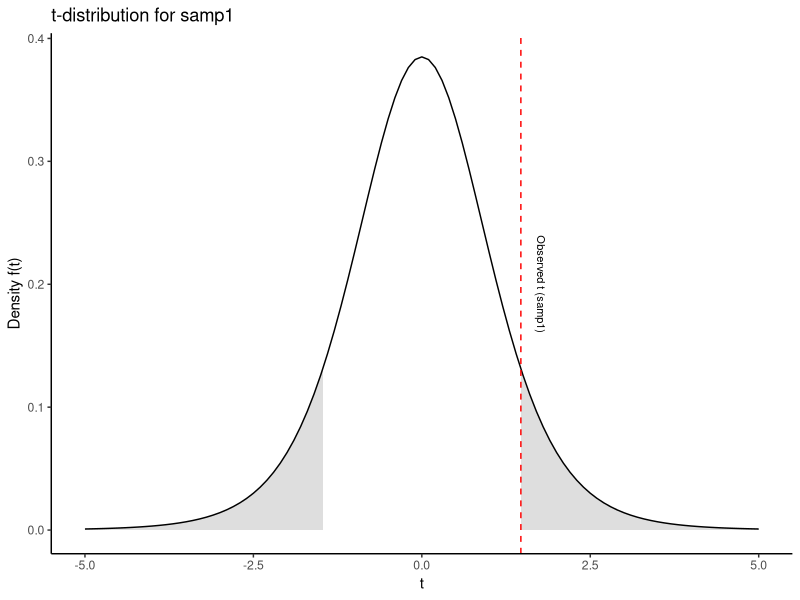
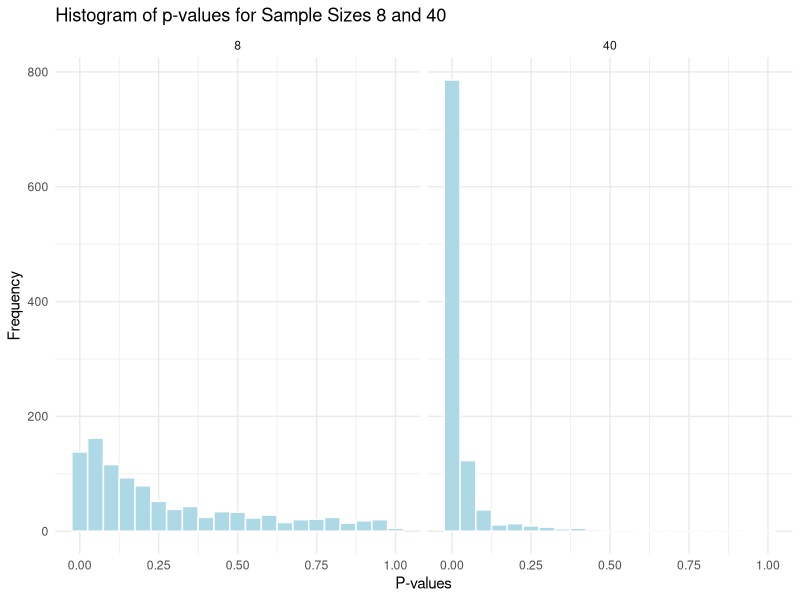
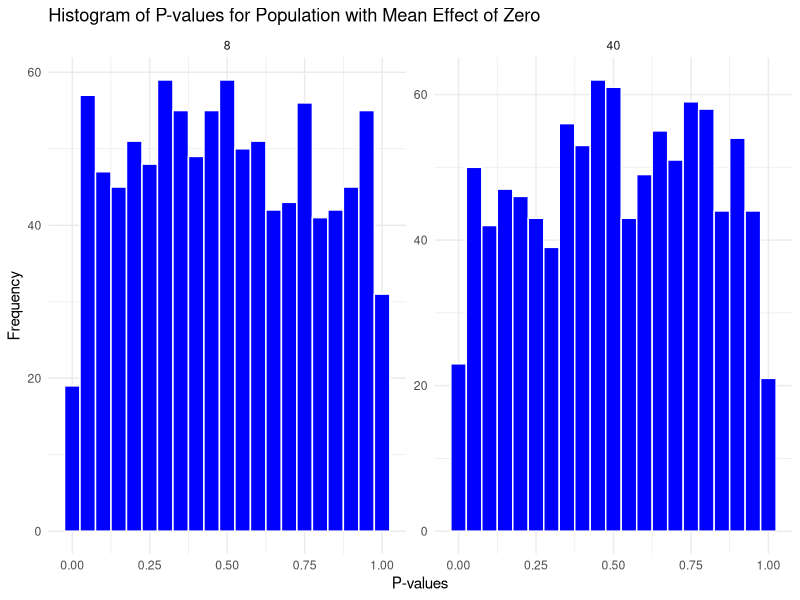

The R script that drew these images, in order:
## ---- chunk 1
# Laster inn nødvendige pakker
library(tidyverse)
library(gridExtra)


set.seed(1) # Sikrer at alle dei tilfeldige tallene som generes er dei sammen hver gang koden kjøres
population <- rnorm(1000000, mean = 1.5, sd = 3) # Generer 1 million tilfeldige verdier som er normalfordelt

# Sample 1
samp1 <- data.frame(y = sample(population, 8, replace = FALSE))

# Sample 2
samp2 <- data.frame(y = sample(population, 40, replace = FALSE))

# Lager lineære modeller for hver sample med kun en konstant
m1 <- lm(y ~ 1, data = samp1)
m2 <- lm(y ~ 1, data = samp2)

# Oppsummering av modellene 
summary(m1)
summary(m2)
## ---- chunk 2
#| label: fig-samp1
#| fig-cap: "t-fordeling av `samp1`."

## Definer t-verdier for begge utvalg
t_value1 <- 1.47  # t-verdi for samp1
t_value2 <- 3.276  # t-verdi for samp2
df1 <- 7   # Antall frihetsgrader for samp1 (n-1, her 8-1=7)
df2 <- 39  # Antall frihetsgrader for samp2 (n-1, her 40-1=39)

# Lag dataramme for x-verdier
x_vals <- seq(-5, 5, length.out = 1000)

# Lag plot for samp1
plot1 <- ggplot(data.frame(x = x_vals), aes(x)) +
  # Fyll venstre hale for samp1
  stat_function(fun = dt, args = list(df = df1), xlim = c(-5, -t_value1), geom = "area", fill = "gray", alpha = 0.5) +
  # Fyll høyre hale for samp1
  stat_function(fun = dt, args = list(df = df1), xlim = c(t_value1, 5), geom = "area", fill = "gray", alpha = 0.5) +
  # Tegn hele t-fordelingskurven for samp1
  stat_function(fun = dt, args = list(df = df1)) +
  # Legg til den observerte t-verdien som en vertikal linje
  geom_vline(xintercept = t_value1, color = "red", linetype = "dashed") +
  # Annoter t-verdien for samp1
  annotate("text", x = t_value1 + 0.3, y = 0.2, label = "Observed t (samp1)", angle = -90, size = 2.8) +
  labs(title = "t-distribution for samp1", x = "t", y = "Density f(t)") +
  theme_classic() +
  xlim(-5, 5)

# Print plot1
print(plot1)

# Utregne p-verdier for m1 og m2
p1 <- 2 * pt(t_value1, df = df1, lower.tail = FALSE)
p2 <- 2 * pt(t_value2, df = df2, lower.tail = FALSE)
## ---- chunk 3
# Lager data frames for å lagre modell estimater
results_8 <- data.frame(estimate = rep(NA, 1000), 
                        se = rep(NA, 1000), 
                        pval = rep(NA, 1000), 
                        n = 8)  

results_40 <- data.frame(estimate = rep(NA, 1000), 
                         se = rep(NA, 1000), 
                         pval = rep(NA, 1000), 
                         n = 40)

# En løkke som for å hente ut 1000 prøver(samples), hver iterasjon (i) vil 
# hente ut en ny prøve fra populasjonen

for(i in 1:1000) {
  
  # Henter ut en prøve 
  samp1 <- data.frame(y = sample(population, 8, replace = FALSE))
  samp2 <- data.frame(y = sample(population, 40, replace = FALSE))
  
  # Lager en lineær modell
  m1 <- lm(y ~ 1, data = samp1)
  m2 <- lm(y ~ 1, data = samp2)
  
  # Henter ut verdier fra modellen
  results_8[i, 1] <- coef(summary(m1))[1, 1]
  results_8[i, 2] <- coef(summary(m1))[1, 2]
  results_8[i, 3] <- coef(summary(m1))[1, 4]
  
  results_40[i, 1] <- coef(summary(m2))[1, 1]
  results_40[i, 2] <- coef(summary(m2))[1, 2]
  results_40[i, 3] <- coef(summary(m2))[1, 4]
  
  
}

# Lagrer resultatene i en data frame

results <- bind_rows(results_8, results_40)
## ---- chunk 4
#| label: tbl-summary
#| tbl-cap: "Oppsummerende statistikk for standardavviket til `estimate` og gjennomsnittet av `se`."

library(knitr)

# Filtrer ut resultatene for n = 8 og n = 40

results_n8 <- results %>% filter(n == 8) 
results_n40 <- results %>% filter(n == 40)

# Beregn standardavvik for estimate og gjennomsnitt for SE

summary_table <- data.frame( 
  "Utvalgsstørrelse" = c(8, 40), 
  "Standardavvik" = c(sd(results_n8$estimate), sd(results_n40$estimate)), 
  "SE" = c(mean(results_n8$se), mean(results_n40$se)))

# Print tabellen med kable

kable(summary_table)
## ---- chunk 5
#| label: fig-histo
#| fig-cap: "Histogram of p-values for Sample Sizes 8 and 40"

results %>%
  ggplot(aes(pval)) + 
  geom_histogram(binwidth = 0.05, fill = "lightblue", color = "white") +  # Juster binwidth hvis nødvendig
  facet_wrap(~ n) +  # Lager ett histogram for n = 8 og ett for n = 40
  labs(title = "Histogram of p-values for Sample Sizes 8 and 40",
       x = "P-values",
       y = "Frequency") +
  theme_minimal()
## ---- chunk 6
#| label: tbl-sig
#| tbl-cap: "Proportion of Significant Results by Sample Size"
#| 
library(kableExtra)
library(dplyr)

# Beregn andelen signifikante resultater
sig_table <- results %>%
  filter(pval < 0.05) %>%
  group_by(n) %>%
  summarise(`α` = n()/1000)

# Lag en tabell med kableExtra
kable(sig_table, digits = 3) %>%
  kable_styling(bootstrap_options = c("striped", "hover", "condensed"), full_width = FALSE)
## ---- chunk 7
#| label: tbl-pwr
#| tbl-cap: "Statistical Power for Different Sample Sizes"

# Laster inn pwr og knitr pakken
library(pwr)
library(knitr)

# Beregn statistisk styrke for n = 8 og n = 40
power_n8 <- pwr.t.test(n = 8, sig.level = 0.05, d = 1.5/3, type = "one.sample")
power_n40 <- pwr.t.test(n = 40, sig.level = 0.05, d = 1.5/3, type = "one.sample")

# Lag en tabell med resultatene
power_results <- data.frame(
  "Sample Size" = c(8, 40),
  "Power" = c(power_n8$power, power_n40$power)
)

# Print tabellen pent med kable
kable(power_results)

## ---- chunk 8
population <- rnorm(1000000, mean = 0, sd = 3)


# Create data frames to store the model estimates
results_8 <- data.frame(estimate = rep(NA, 1000), 
                      se = rep(NA, 1000), 
                      pval = rep(NA, 1000), 
                      n = 8)  

results_40 <- data.frame(estimate = rep(NA, 1000), 
                      se = rep(NA, 1000), 
                      pval = rep(NA, 1000), 
                      n = 40)

# A for loop used to sample 1000 studies, each iteration (i) will draw a new sample
# from the population. 

for(i in 1:1000) {
  
  # Draw a sample 
  samp1 <- data.frame(y = sample(population, 8, replace = FALSE))
  samp2 <- data.frame(y = sample(population, 40, replace = FALSE))

  # Model the data
  m1 <- lm(y ~ 1, data = samp1)
  m2 <- lm(y ~ 1, data = samp2)
  
  # Extract values from the models
  results_8[i, 1] <- coef(summary(m1))[1, 1]
  results_8[i, 2] <- coef(summary(m1))[1, 2]
  results_8[i, 3] <- coef(summary(m1))[1, 4]

  results_40[i, 1] <- coef(summary(m2))[1, 1]
  results_40[i, 2] <- coef(summary(m2))[1, 2]
  results_40[i, 3] <- coef(summary(m2))[1, 4]
  
  
}


# Save the results in a combined data frame

results_null <- bind_rows(results_8, results_40)
## ---- chunk 9
#| label: fig-histo0
#| fig-cap: "Histogram of P-values for Population with Mean Effect of Zero"

library(ggplot2)

# Lag histogrammer av p-verdiene med fasetter for hver utvalgsstørrelse
results_null %>%
  ggplot(aes(pval)) + 
  geom_histogram(binwidth = 0.05, fill = "blue", color = "white") + 
  facet_wrap(~ n, scales = "free_y") +
  labs(title = "Histogram of P-values for Population with Mean Effect of Zero",
       x = "P-values",
       y = "Frequency") +
  theme_minimal()
## ---- chunk 10
#| label: tbl-falsk
#| tbl-cap: "Resultater av falske positive og ikke-signifikante tester per utvalgsstørrelse"

library(knitr)

# Beregn totalt antall tester og falske positive
total_tests <- 1000  # Antall tester
false_positives <- results_null %>%
  filter(pval < 0.05) %>%
  group_by(n) %>%
  summarise("Antall falske positive" = n(), 
            "Falske positive (%)" = (n() / total_tests) * 100)

# Legg til totalt antall tester for å beregne ikke-signifikante resultater
false_positives <- false_positives %>%
  mutate("Antall ikke-signifikante" = total_tests - `Antall falske positive`)

# Lag en tabell med kable og norske kolonnenavn
kable(false_positives, caption = "Resultater av falske positive og ikke-signifikante tester per utvalgsstørrelse", digits = 2)
